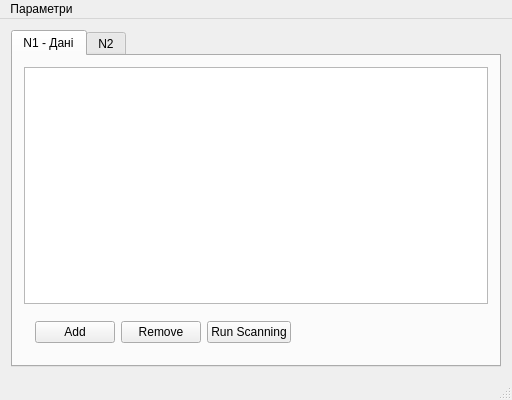
<?xml version="1.0" encoding="UTF-8"?>
<ui version="4.0">
 <class>MainWindow</class>
 <widget class="QMainWindow" name="MainWindow">
  <property name="geometry">
   <rect>
    <x>0</x>
    <y>0</y>
    <width>512</width>
    <height>400</height>
   </rect>
  </property>
  <property name="windowTitle">
   <string>MainWindow</string>
  </property>
  <widget class="QWidget" name="centralWidget">
   <layout class="QGridLayout" name="gridLayout">
    <item row="1" column="0">
     <widget class="QTabWidget" name="tabWidget">
      <property name="currentIndex">
       <number>0</number>
      </property>
      <widget class="QWidget" name="tabRead">
       <attribute name="title">
        <string>N1 - Дані</string>
       </attribute>
       <layout class="QVBoxLayout" name="verticalLayout">
        <item>
         <widget class="QTableView" name="tableView"/>
        </item>
        <item alignment="Qt::AlignLeft">
         <widget class="QWidget" name="widget" native="true">
          <property name="sizePolicy">
           <sizepolicy hsizetype="Expanding" vsizetype="Minimum">
            <horstretch>0</horstretch>
            <verstretch>0</verstretch>
           </sizepolicy>
          </property>
          <layout class="QHBoxLayout" name="horizontalLayout">
           <item>
            <widget class="QPushButton" name="pushButtonAdd">
             <property name="sizePolicy">
              <sizepolicy hsizetype="Fixed" vsizetype="Fixed">
               <horstretch>0</horstretch>
               <verstretch>0</verstretch>
              </sizepolicy>
             </property>
             <property name="text">
              <string>Add</string>
             </property>
            </widget>
           </item>
           <item>
            <widget class="QPushButton" name="pushButtonRemove">
             <property name="text">
              <string>Remove</string>
             </property>
            </widget>
           </item>
           <item>
            <widget class="QPushButton" name="pushButton">
             <property name="text">
              <string>Run Scanning</string>
             </property>
            </widget>
           </item>
          </layout>
         </widget>
        </item>
       </layout>
      </widget>
      <widget class="QWidget" name="tabWrite">
       <attribute name="title">
        <string>N2</string>
       </attribute>
       <layout class="QGridLayout" name="gridLayout_2">
        <item row="0" column="0">
         <widget class="QTextEdit" name="textEditMain"/>
        </item>
       </layout>
      </widget>
     </widget>
    </item>
   </layout>
  </widget>
  <widget class="QMenuBar" name="menuBar">
   <property name="geometry">
    <rect>
     <x>0</x>
     <y>0</y>
     <width>512</width>
     <height>21</height>
    </rect>
   </property>
   <widget class="QMenu" name="menuCOM">
    <property name="title">
     <string>Параметри</string>
    </property>
    <addaction name="actionConnect"/>
   </widget>
   <addaction name="menuCOM"/>
  </widget>
  <widget class="QStatusBar" name="statusBar"/>
  <action name="actionConnect">
   <property name="text">
    <string>Підключення</string>
   </property>
  </action>
 </widget>
 <layoutdefault spacing="6" margin="11"/>
 <resources/>
 <connections>
  <connection>
   <sender>actionConnect</sender>
   <signal>triggered()</signal>
   <receiver>MainWindow</receiver>
   <slot>openComPortDialog()</slot>
   <hints>
    <hint type="sourcelabel">
     <x>-1</x>
     <y>-1</y>
    </hint>
    <hint type="destinationlabel">
     <x>199</x>
     <y>149</y>
    </hint>
   </hints>
  </connection>
 </connections>
 <slots>
  <slot>openComPortDialog()</slot>
 </slots>
</ui>
